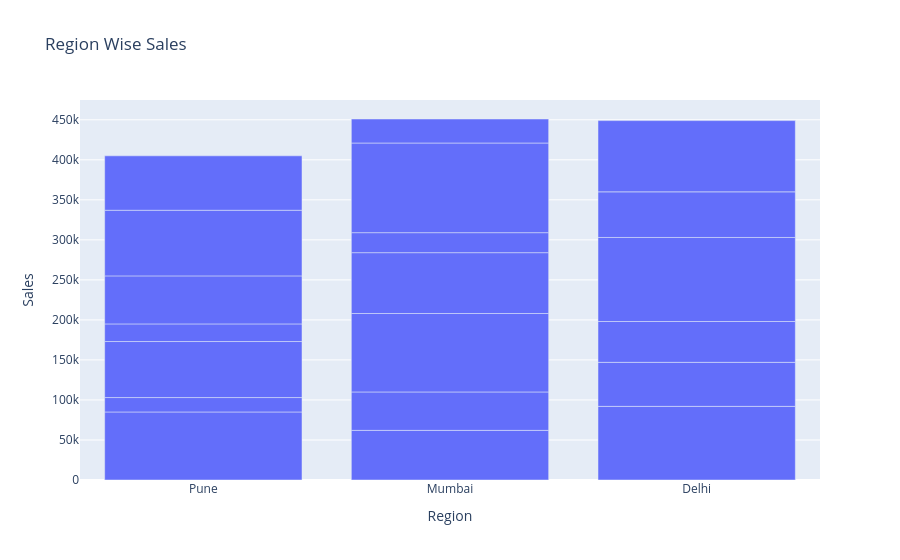

Here is the notebook cell this chart was saved with:
### Code cell
fig = px.bar(
    df,
    x="Region",
    y="Sales",
    title="Region Wise Sales",
)

fig.show()

### Figure 1 — Plotly figure (JSON) as saved in the notebook; plotly's stock layout.template omitted (floating-point values rounded to 4 significant figures)
{"data": [{"hovertemplate": "Region=%{x}<br>Sales=%{y}<extra></extra>", "legendgroup": "", "marker": {"color": "#636efa", "pattern": {"shape": ""}}, "name": "", "orientation": "v", "showlegend": false, "textposition": "auto", "type": "bar", "x": ["Pune", "Mumbai", "Pune", "Delhi", "Mumbai", "Pune", "Delhi", "Mumbai", "Pune", "Delhi", "Mumbai", "Pune", "Delhi", "Mumbai", "Pune", "Delhi", "Mumbai", "Pune", "Delhi", "Mumbai"], "xaxis": "x", "y": [85000, 62000, 18000, 92000, 48000, 70000, 55000, 98000, 22000, 51000, 76000, 60000, 105000, 25000, 82000, 57000, 112000, 68000, 89000, 30000], "yaxis": "y"}], "layout": {"barmode": "relative", "legend": {"tracegroupgap": 0}, "title": {"text": "Region Wise Sales"}, "xaxis": {"anchor": "y", "domain": [0, 1], "title": {"text": "Region"}}, "yaxis": {"anchor": "x", "domain": [0, 1], "title": {"text": "Sales"}}}}
